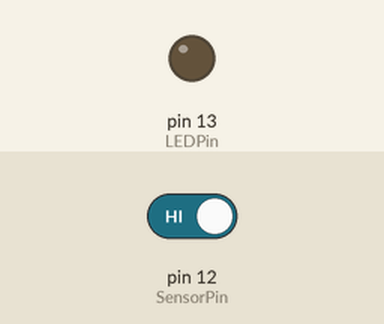
Bench run of a sketch on a simulated Arduino Uno, built with avr-gcc and run on an emulated ATmega328P. Shown: output pins drawn as LEDs (lit = HIGH). The inputs (shaded band) are chosen by the test bench; at power-on: pin 12 (SensorPin) HIGH.

Above: at 1.2 s.
1.3 s: pin 12 (SensorPin) driven LOW
At 2.5 s:
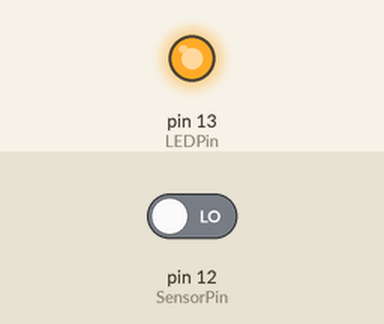
2.8 s: pin 12 (SensorPin) driven HIGH
At 3.6 s:
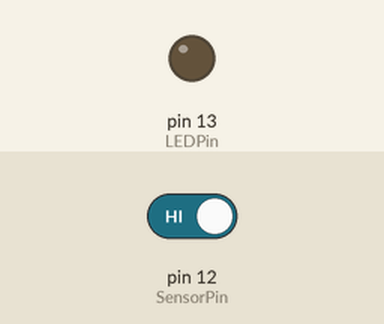
Timing chart, 0 to 5.8 s (numbered marks = the images above; inputs shaded):
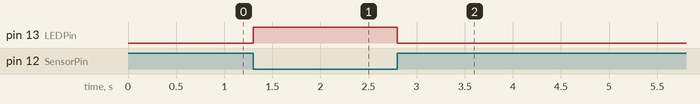

Measured:
- after the input at 1.3 s, pin 13 (LEDPin): LOW → HIGH at once
- after the input at 2.8 s, pin 13 (LEDPin): HIGH → LOW at once

The sketch:

SensorTiltSW520D.ino
```cpp
int SensorPin= 12;
int LEDPin = 13;

void setup() {
  // put your setup code here, to run once:
 pinMode(SensorPin, INPUT);
 digitalWrite(SensorPin, HIGH);
 pinMode(LEDPin, OUTPUT);
 //Serial.begin(9600);
}

void loop() {
  // put your main code here, to run repeatedly:
  int val= digitalRead(SensorPin);

   if(digitalRead(SensorPin)){
      digitalWrite(LEDPin, LOW);
   }else{
    digitalWrite(LEDPin, HIGH);
   }
   //Serial.println(val);

delay(100);
}
```
